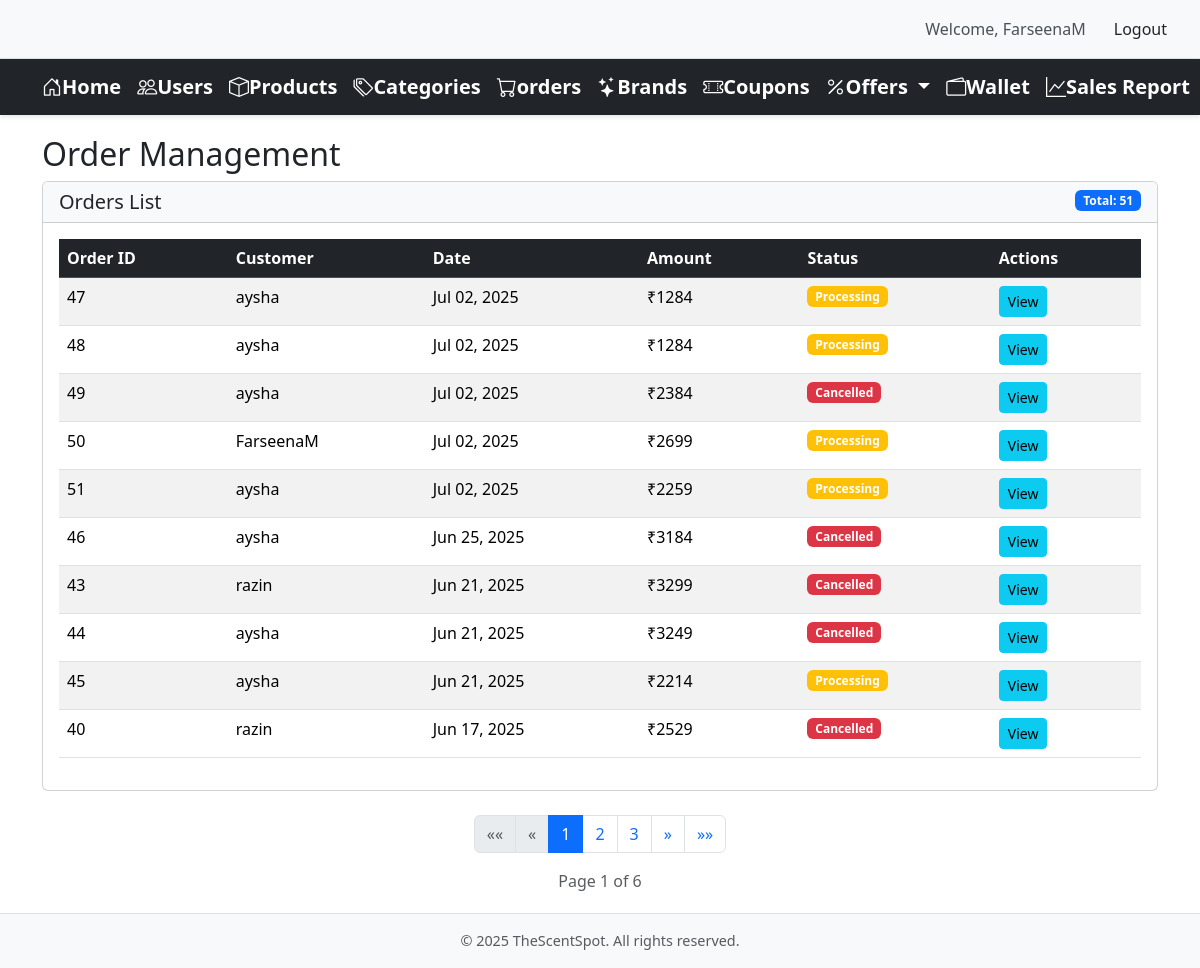
/adminhome/orders/ (signed in), run on the app's committed database.
### core/models/order.py (models this page shows, shortened)
class Order(models.Model):
    STATUS_CHOICES = [
        ('received', 'Received'),
        ('processing', 'Processing'),
        ('delivered', 'Delivered'),
        ('cancelled', 'Cancelled'),
        ('returned', 'Returned'),
    ]
    product = models.ForeignKey(Product, null = True, on_delete=models.CASCADE)
    customer = models.ForeignKey(Customer, null = True, on_delete=models.CASCADE)
    quantity = models.IntegerField(default=1)
    price = models.IntegerField(default=500)
    adress = models.CharField(max_length=50, default="", blank=True)
    phone = models.CharField(max_length=10, default="", blank=True)
    date = models.DateField(default=timezone.now)
    status = models.TextField(max_length=50, choices=STATUS_CHOICES, default="processing")
    rating = models.IntegerField(default=0, validators=[MinValueValidator(0),MaxValueValidator(5)])
    payment_id = models.CharField(max_length=100,null=True,blank=True)
    order_id = models.CharField(max_length=100,null=True,blank=True)
    coupon_discount = models.DecimalField(max_digits=10, decimal_places=2, default=0)
    created_at = models.DateTimeField(default=timezone.now)
    delivered_at = models.DateTimeField(null=True, blank=True)
    cancelled_at = models.DateTimeField(null=True, blank=True)
    cancel_reason = models.TextField(max_length=500, null=True, blank=True)

### core/models/customer.py (models this page shows, shortened)
class Customer(models.Model):
    first_name = models.CharField(max_length=50, null=True)
    last_name = models.CharField(max_length=50, null=True)
    email = models.EmailField(null=True)
    phone = models.CharField(max_length=10, null=True)
    gender = models.CharField(max_length=10, default="", null=True)
    password = models.CharField(max_length=150, null=True)
    created_at = models.DateTimeField(auto_now_add=True, null = True)
    referral_code = models.CharField(max_length=10, unique=True, null=True, blank=True)
    referred_by = models.ForeignKey('self', on_delete=models.SET_NULL, null=True, blank=True, related_name='referrals')

### adminoperations/views.py (the view, shortened to what this page needs)
# urls.py: path('adminhome/orders/', views.AdminOrderListView.as_view(), name='admin_order_list'),
class AdminOrderListView(StaffRequiredMixin, ListView):
    model = Order
    template_name = 'adminoperations/admin_orderlist.html'
    context_object_name = 'orders'
    paginate_by = 10
    def get_queryset(self):
        queryset = Order.objects.select_related('customer', 'product').all().order_by('-date')
        processed_orders = []
        for order in queryset:
            original_price = order.price
            product_discount = 0
            if hasattr(order.product, 'has_offer') and order.product.has_offer:
                product_discount = (order.product.price - order.product.get_discount_price) * order.quantity
            coupon_discount = 0
            if hasattr(order, 'coupon_discount'):
                coupon_discount = order.coupon_discount
            convenience_fee = 99  # ₹99
            subtotal = original_price * order.quantity - product_discount
            final_total = subtotal - coupon_discount + convenience_fee
            order.final_total = final_total
            processed_orders.append(order)
        return queryset
    def get_context_data(self, **kwargs):
        context = super().get_context_data(**kwargs)
        page_obj = context['page_obj']
        paginator = context['paginator']
        context['is_paginated'] = page_obj.has_other_pages()
        context['total_pages'] = paginator.num_pages
        context['total_orders'] = paginator.count
        orders_with_names = []
        for order in context['orders']:
            if order.customer:
                if not order.customer.first_name:
                    order.customer.first_name = "Customer"
                    order.customer.save()
                orders_with_names.append(order)
            else:
                order.customer_name = "Unknown Customer"
                if not hasattr(order, 'final_total'):
                    order.final_total = (order.price * order.quantity) + 99
                orders_with_names.append(order)
        context['orders'] = orders_with_names
        return context

### adminoperations/views.py (called while the page is built)
    def dispatch(self, request, *args, **kwargs):
        if not request.user.is_staff:
            messages.error(request, "You don't have permission to access this page.")
            return redirect('main')  # Redirect to main page if not staff
        return super().dispatch(request, *args, **kwargs)

### core/models/product.py (called while the page is built)
    @property
    def get_discount_price(self):
        from core.utils.offer_utils import calculate_discount_price
        return calculate_discount_price(self)

    @property
    def has_offer(self):
        from core.utils.offer_utils import get_best_offer
        return get_best_offer(self) is not None

### core/utils/offer_utils.py (called while the page is built)
def get_product_offer(product):
    now = timezone.now()
    offers = ProductOffer.objects.filter(
        product=product,
        active=True,
        valid_from__lte=now,
        valid_to__gte=now
    )
    return offers.order_by('-discount_percentage').first()

def get_category_offer(product):
    now = timezone.now()
    offers = CategoryOffer.objects.filter(
        category=product.category,
        active=True,
        valid_from__lte=now,
        valid_to__gte=now
    )
    return offers.order_by('-discount_percentage').first()

def get_best_offer(product):
    product_offer = get_product_offer(product)
    category_offer = get_category_offer(product)
    if product_offer and category_offer:
        if product_offer.discount_percentage >= category_offer.discount_percentage:
            return product_offer
        return category_offer
    elif product_offer:
        return product_offer
    elif category_offer:
        return category_offer
    return None

def calculate_discount_price(product):
    offer = get_best_offer(product)
    if not offer:
        return product.price
    discount_amount = (Decimal(str(product.price)) * offer.discount_percentage) / 100
    return product.price - int(discount_amount)

### adminoperations/templates/adminoperations/admin_orderlist.html (shortened to what this page needs)
{% extends 'adminoperations/admin_base.html' %}
{% block content %}
<div class="container">
    <h2>Order Management</h2>
    <div class="card mb-4">
        <div class="card-header bg-light">
            <div class="row">
                <div class="col-md-6">
                    <h5 class="mb-0">Orders List</h5>
                </div>
                <div class="col-md-6 text-end">
                    <span class="badge bg-primary">Total: {{ total_orders }}</span>
                </div>
            </div>
        </div>
        <div class="card-body">
            <div class="table-responsive">
                <table class="table table-striped table-hover">
                    <thead class="table-dark">
                        <tr>
                            <th>Order ID</th>
                            <th>Customer</th>
                            <th>Date</th>
                            <th>Amount</th>
                            <th>Status</th>
                            <th>Actions</th>
                        </tr>
                    </thead>
                    <tbody>
                        {% for order in orders %}
                        <tr>
                            <td>{{ order.id }}</td>
                            <td>{{ order.customer.email }}</td>
                            <td>{{ order.date|date:"M d, Y" }}</td>
                            <td>
                                {% if order.final_total %}
                                    ₹{{ order.final_total|floatformat:0 }}
                                {% else %}
                                    ₹{{ order.price|add:99 }}
                                {% endif %}
                            </td>
                            <td>
                                <span class="badge {% if order.status == 'received' %}bg-info{% elif order.status == 'processing' %}bg-warning{% elif order.status == 'delivered' %}bg-success{% elif order.status == 'cancelled' %}bg-danger{% elif order.status == 'returned' %}bg-dark{% elif order.status == 'return_approved' %}bg-warning{% elif order.status == 'return_rejected' %}bg-danger{% else %}bg-secondary{% endif %}">
                                    {{ order.status|title }}
                                </span>
                            </td>
                            <td>
                                <a href="{% url 'admin_order_details' order.id %}" class="btn btn-info btn-sm">View</a>
                            </td>
                        </tr>
                        {% empty %}
                        <tr>
                            <td colspan="6" class="text-center">No orders found</td>
                        </tr>
                        {% endfor %}
                    </tbody>
                </table>
            </div>
        </div>
    </div>
    {% if is_paginated %}
    <nav aria-label="Page navigation">
        <ul class="pagination justify-content-center">
            {% if page_obj.has_previous %}
            <li class="page-item">
                <a class="page-link" href="?page=1" aria-label="First">
                    <span aria-hidden="true">&laquo;&laquo;</span>
                </a>
            </li>
            <li class="page-item">
                <a class="page-link" href="?page={{ page_obj.previous_page_number }}" aria-label="Previous">
                    <span aria-hidden="true">&laquo;</span>
                </a>
            </li>
            {% else %}
            <li class="page-item disabled">
                <a class="page-link" href="#" aria-label="First">
                    <span aria-hidden="true">&laquo;&laquo;</span>
                </a>
            </li>
            <li class="page-item disabled">
                <a class="page-link" href="#" aria-label="Previous">
                    <span aria-hidden="true">&laquo;</span>
                </a>
            </li>
            {% endif %}
            {% for num in paginator.page_range %}
                {% if page_obj.number == num %}
                <li class="page-item active"><a class="page-link" href="?page={{ num }}">{{ num }}</a></li>
                {% elif num > page_obj.number|add:'-3' and num < page_obj.number|add:'3' %}
                <li class="page-item"><a class="page-link" href="?page={{ num }}">{{ num }}</a></li>
                {% endif %}
            {% endfor %}
            {% if page_obj.has_next %}
            <li class="page-item">
                <a class="page-link" href="?page={{ page_obj.next_page_number }}" aria-label="Next">
                    <span aria-hidden="true">&raquo;</span>
                </a>
            </li>
            <li class="page-item">
                <a class="page-link" href="?page={{ paginator.num_pages }}" aria-label="Last">
                    <span aria-hidden="true">&raquo;&raquo;</span>
                </a>
            </li>
            {% endif %}
        </ul>
    </nav>
    <div class="text-center text-muted">
        Page {{ page_obj.number }} of {{ total_pages }}
    </div>
    {% endif %}
</div>
{% endblock %}

### adminoperations/templates/adminoperations/admin_base.html (shortened to what this page needs)
{% load static %}
{% block css%}
    <link href="{% static 'adminoperations/css/admin_base.css' %}" rel="stylesheet" type="text/css">
{% endblock %}
<!DOCTYPE html>
<html lang="en">
<head>
    <link href="https://cdn.jsdelivr.net/npm/bootstrap@5.3.2/dist/css/bootstrap.min.css"
          rel="stylesheet"
>
    <link rel="stylesheet"
          href="https://cdn.jsdelivr.net/npm/bootstrap-icons@1.11.1/font/bootstrap-icons.css">
</head>
<body>
    {% if user.is_authenticated and user.is_staff %}
    <div class="logout-section" background-color=" #f8f9fa", padding="10px 20px", display="flex", justify-content="flex-end", align-items= "center", border-bottom="1px solid #dee2e6">
        <span>Welcome, {{ user.username }}</span>
        <form method="post" action="{% url 'admin_logout' %}" class="logout-form" margin-right="15px",color= " #495057", font-weight= "500">
            <button type="submit" class="btn btn-logout" background-color=" #dc3545", color= "white", border= "none", padding= "5px 15px", border-radius= "4px", transition= "background-color 0.3s ease" >Logout</button>
        </form>
    </div>
    {% endif %}
    <nav class="navbar navbar-expand-lg navbar-dark bg-dark">
        <div class="container">
            <a class="navbar-brand" href="{% url 'admin_home' %}">
                <i class="bi bi-house-door"></i>Home</a>
            <a class="navbar-brand" href="{% url 'user_list' %}">
                <i class="bi bi-people"></i>Users</a>
            <a class="navbar-brand" href="{% url 'product_list' %}">
                <i class="bi bi-box"></i>Products</a>
            <a class="navbar-brand" href="{% url 'category_list' %}">
                <i class="bi bi-tags"></i>Categories</a>
            <a class="navbar-brand" href="{% url 'admin_order_list' %}">
                <i class="bi bi-cart"></i>orders</a>
            <a class="navbar-brand" href="{% url 'brand_list' %}">
                <i class="bi bi-stars"></i>Brands</a>
            <a class="navbar-brand" href="{% url 'coupon_list' %}">
                <i class="bi bi-ticket-perforated"></i>Coupons</a>
            <div class="dropdown d-inline">
                <a class="navbar-brand dropdown-toggle" href="#" role="button" id="offersDropdown" data-bs-toggle="dropdown" aria-expanded="false">
                    <i class="bi bi-percent"></i>Offers
                </a>
            </div>
            <a class="navbar-brand" href="{% url 'admin_wallet_list' %}">
                <i class="bi bi-wallet2"></i>Wallet</a>
            <a class="navbar-brand" href="{% url 'sales_report' %}">
                <i class="bi bi-graph-up"></i>Sales Report</a>
        </div>
    </nav>
    <main>
        {% block content %}
        {% endblock %}
    </main>
    <footer class="footer mt-auto py-3 bg-light">
        <div class="container text-center">
            <span class="text-muted">© {% now "Y" %} TheScentSpot. All rights reserved.</span>
        </div>
    </footer>
</body>
</html>

### adminoperations/static/adminoperations/css/admin_base.css (style rules this page uses)
body { min-height: 100vh; display: flex; flex-direction: column; }
main { flex: 1 0 auto; padding: 20px 0; }
.logout-section { background-color: #f8f9fa; padding: 10px 20px; display: flex; justify-content: flex-end; align-items: center; border-bottom: 1px solid #dee2e6; }
.logout-section span { margin-right: 15px; color: #495057; font-weight: 500; }
.logout-form { margin: 0; }
.btn-logout { background-color: #dc3545; color: white; border: none; padding: 5px 15px; border-radius: 4px; transition: background-color 0.3s ease; }
.navbar { padding: 1rem 0; box-shadow: 0 2px 4px rgba(0,0,0,0.1); }
.navbar-brand { font-size: 1.5rem; font-weight: bold; }
.footer { background-color: #f8f9fa !important; border-top: 1px solid #dee2e6; padding: 1rem 0; }
.footer .text-muted { font-size: 0.9rem; }

### data on the page
Order: id "47", customer.email "aysha", date "Jul 02, 2025", final_total "1284", status "Processing"
Order: id "48", customer.email "aysha", date "Jul 02, 2025", final_total "1284", status "Processing"
Order: id "49", customer.email "aysha", date "Jul 02, 2025", final_total "2384", status "Cancelled"
Order: id "50", customer.email "FarseenaM", date "Jul 02, 2025", final_total "2699", status "Processing"
Order: id "51", customer.email "aysha", date "Jul 02, 2025", final_total "2259", status "Processing"
Order: id "46", customer.email "aysha", date "Jun 25, 2025", final_total "3184", status "Cancelled"
Order: id "43", customer.email "razin", date "Jun 21, 2025", final_total "3299", status "Cancelled"
Order: id "44", customer.email "aysha", date "Jun 21, 2025", final_total "3249", status "Cancelled"
Order: id "45", customer.email "aysha", date "Jun 21, 2025", final_total "2214", status "Processing"
Order: id "40", customer.email "razin", date "Jun 17, 2025", final_total "2529", status "Cancelled"

### other printed values
{{ user.username }} "FarseenaM"
{{ total_orders }} "51"
{{ num }} "1"
{{ num }} "2" "3"
{{ page_obj.number }} "1"
{{ total_pages }} "6"
